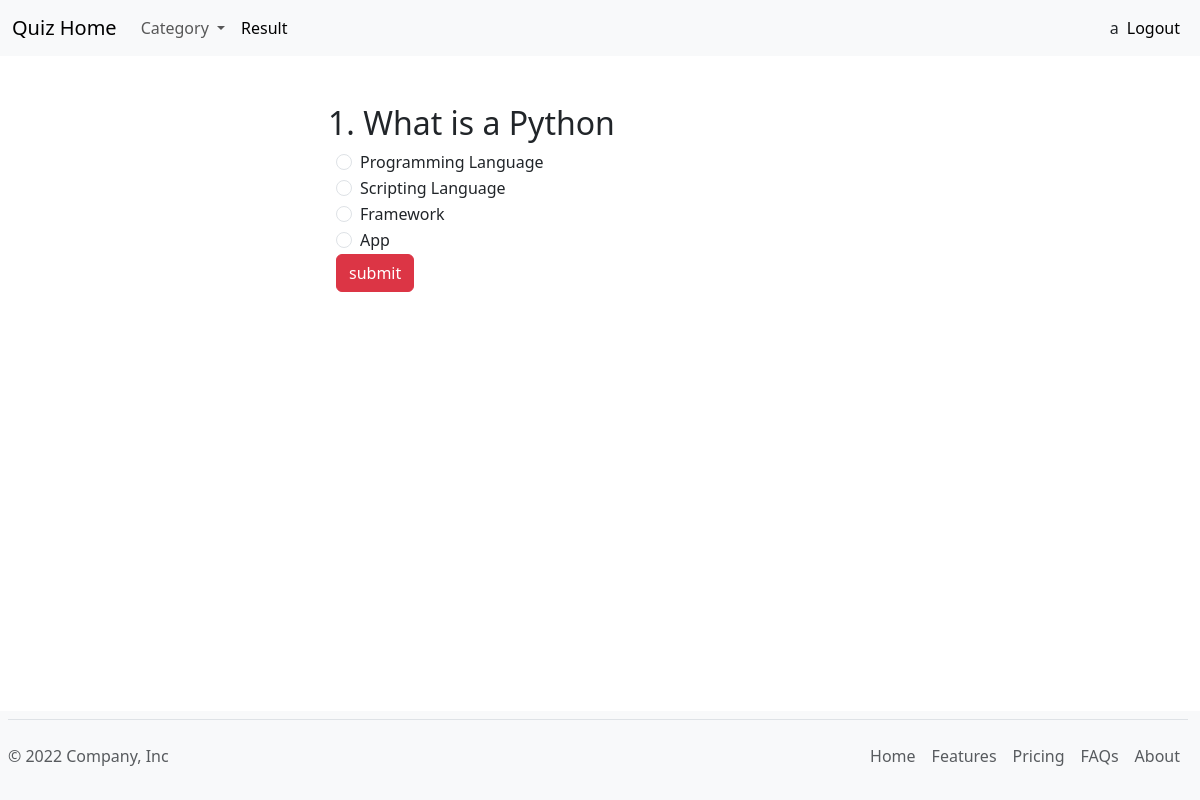
The app's page /cate/Python (signed in) with its own data.
### quizapp/models.py (models this page shows, shortened)
class Answer(models.Model):
    question=models.ForeignKey(Question,on_delete=models.CASCADE)
    option1=models.CharField(max_length=100)
    option2=models.CharField(max_length=100)
    option3=models.CharField(max_length=100)
    option4=models.CharField(max_length=100)
    answer=models.CharField(max_length=10,choices=choose)
    marks=models.IntegerField(default=10)
    category=models.ForeignKey(Category,on_delete=models.CASCADE)

class Question(models.Model):
    question=models.CharField(max_length=100)
    def __str__(self):
        return self.question

### quizapp/views.py (the view)
# urls.py: path('cate/<slug:slug>',views.cate,name='cate')
@login_required(login_url='studentlogin')
def cate(request,slug):
    c=Category.objects.filter(cname=slug)
    return render(request,'cat.html',{'c':c})

### quizapp/context_processors.py (called while the page is built)
def cat(request):
    c=Category.objects.all()
    return {'clink':c}

### templates/cat.html (shortened to what this page needs)
{% extends 'base.html' %}
{% block content %}
<div class="container pt-5 col-md-6 col-md-offset-3">
    <form action="{% url 'quizhome' %}" method="post">
        {% for x in c %}
        {% for y in x.answer_set.all %}
        <h2 class="ms-3">{{forloop.counter}}. {{y.question}}</h2>
        <div class="form-check">
            <div class="form-check">
                <input class="form-check-input" type="radio" name="{{y.question}}" id="flexRadioDefault1" value=1>
                <label class="form-check-label" for="flexRadioDefault1">
                    {{y.option1}}
                </label>
            </div>
            <div class="form-check">
                <input class="form-check-input" type="radio" name="{{y.question}}" id="flexRadioDefault2" value=2>
                <label class="form-check-label" for="flexRadioDefault2">
                    {{y.option2}}
                </label>
            </div>
            <div class="form-check">
                <input class="form-check-input" type="radio" name="{{y.question}}" id="flexRadioDefault3" value=3>
                <label class="form-check-label" for="flexRadioDefault3">
                    {{y.option3}}
                </label>
            </div>
            <div class="form-check">
                <input class="form-check-input" type="radio" name="{{y.question}}" id="flexRadioDefault4" value=4>
                <label class="form-check-label" for="flexRadioDefault4">
                    {{y.option4}}
                </label>
            </div>
        </div>
        {% endfor %}
        {% endfor %}
        <input type="submit" class="btn ms-4 btn-danger" value="submit">
    </form>
</div>
{% endblock %}

### templates/navbar.html (shortened to what this page needs)
<nav class="navbar navbar-expand-lg bg-light">
    <div class="container-fluid">
        <a class="navbar-brand" href="{% url 'quizhome' %}">Quiz Home</a>
        <div class="collapse navbar-collapse" id="navbarSupportedContent">
            {% if request.user.is_authenticated %}
            <ul class="navbar-nav me-auto mb-2 mb-lg-0">
                <li class="nav-item dropdown">
                    <a class="nav-link dropdown-toggle" href="#" role="button" data-bs-toggle="dropdown"
                        aria-expanded="false">
                        Category
                    </a>
                <li class="nav-item me-auto mb-2 mb-lg-0 "><a class="nav-link active"
                        href="{% url 'result' %}">Result</a></li>
                </li>
            </ul>
            <ul class="navbar-nav navbar-right">
                <li class="nav-item me-auto mb-2 mb-lg-0 text-center mt-2">{{request.user.username}}</li>
                <li class="nav-item me-auto mb-2 mb-lg-0"> <a class="nav-link active" aria-current="page"
                        href="{% url 'studentlogout' %}">Logout</a>
                </li>
            </ul>
            {% endif %}
        </div>
    </div>
</nav>

### records on screen
Answer: question "What is a Python", option1 "Programming Language", option2 "Scripting Language", option3 "Framework", option4 "App"

### other values on screen
{{ request.user.username }} "a"
